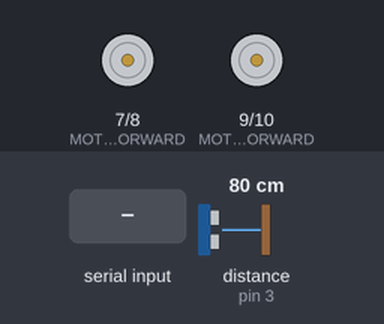
This sketch was run on a simulated Arduino Uno, built with avr-gcc and run on an emulated ATmega328P. Parts: motor-driver pin pairs drawn as motors (green arrow = first pin HIGH = forward, orange = second pin HIGH = backward, longer = more drive). Wiring (inferred from the names in the program): ultrasonic range finder: trigger pin 2; echo pin 3. The test bench sets the inputs (shaded band); at power-on: distance to the obstacle (sensor on pin 3) 80 cm. The echo pulse lasts 58.3 µs per cm.

Above: at 1.2 s.
1.3 s: "w" received over Serial
At 2.5 s:
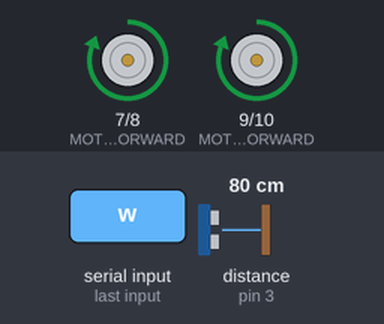
2.8 s: "s" received over Serial
At 3.8 s:
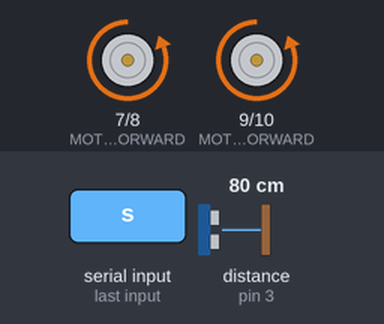
4.3 s: "a" received over Serial
At 4.9 s:
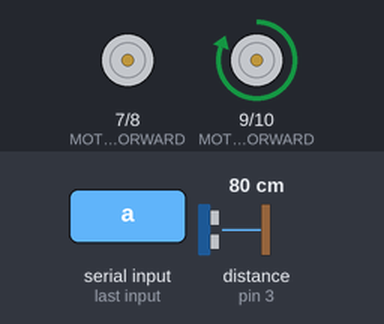
5.8 s: "b" received over Serial
At 7.0 s:
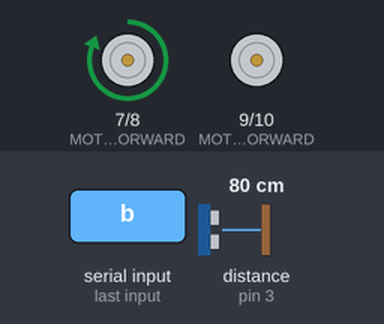
7.3 s: "c" received over Serial
At 8.3 s:
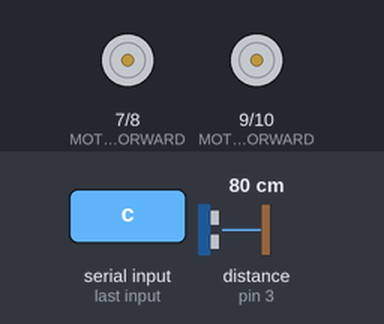
Timing chart, 0 to 9.8 s (numbered marks = the images above; inputs shaded):
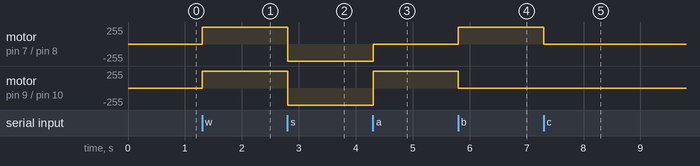

Measured:
- after the input at 1.3 s, motor on pin 7 (MOTOR_LEFT_FORWARD) / pin 8 (MOTOR_LEFT_BACKWARD), motor on pin 9 (MOTOR_RIGHT_FORWARD) / pin 10 (MOTOR_RIGHT_BACKWARD): stopped → forward 255/255 at once
- after the input at 2.8 s, motor on pin 7 (MOTOR_LEFT_FORWARD) / pin 8 (MOTOR_LEFT_BACKWARD), motor on pin 9 (MOTOR_RIGHT_FORWARD) / pin 10 (MOTOR_RIGHT_BACKWARD): forward 255/255 → backward 255/255 at once
- after the input at 4.3 s, motor on pin 7 (MOTOR_LEFT_FORWARD) / pin 8 (MOTOR_LEFT_BACKWARD): backward 255/255 → stopped at once; motor on pin 9 (MOTOR_RIGHT_FORWARD) / pin 10 (MOTOR_RIGHT_BACKWARD): backward 255/255 → forward 255/255 at once
- after the input at 5.8 s, motor on pin 7 (MOTOR_LEFT_FORWARD) / pin 8 (MOTOR_LEFT_BACKWARD): stopped → forward 255/255 at once; motor on pin 9 (MOTOR_RIGHT_FORWARD) / pin 10 (MOTOR_RIGHT_BACKWARD): forward 255/255 → stopped at once
- after the input at 7.3 s, motor on pin 7 (MOTOR_LEFT_FORWARD) / pin 8 (MOTOR_LEFT_BACKWARD): forward 255/255 → stopped at once

The sketch:

4wheel_drive_with_bluethoot.ino
```cpp
// Pin definitions
#define TRIG 2
#define ECHO 3
#define MOTOR_LEFT_FORWARD 7
#define MOTOR_LEFT_BACKWARD 8
#define MOTOR_RIGHT_FORWARD 9
#define MOTOR_RIGHT_BACKWARD 10

char command;

void setup() {

  Serial.begin(9600);

  pinMode(TRIG, OUTPUT);
  pinMode(ECHO, INPUT);
  pinMode(MOTOR_LEFT_FORWARD, OUTPUT);
  pinMode(MOTOR_LEFT_BACKWARD, OUTPUT);
  pinMode(MOTOR_RIGHT_FORWARD, OUTPUT);
  pinMode(MOTOR_RIGHT_BACKWARD, OUTPUT);

  // Initial motor stop to ensure safe startup
  stopMotor();
}

void loop() {
  // Read the distance from the ultrasonic sensor
  float distance = readUltrasonicDistance(TRIG, ECHO);

  // Check for available Bluetooth commands
  if (Serial.available() > 0) {
    command = Serial.read();
  }

  if (distance > 5 && distance < 30) {
    command = 'c';
  }

  switch (command) {
    case 'w':
      moveForward();
      break;
    case 's':
      moveBackward();
      break;
    case 'a':
      turnLeft();
      break;
    case 'b':
      turnRight();
      break;
    case 'c':
      stopMotor();
      break;
  }
}

float readUltrasonicDistance(int trigPin, int echoPin) {
  // Trigger the ultrasonic pulse
  digitalWrite(trigPin, LOW);
  delayMicroseconds(2);
  digitalWrite(trigPin, HIGH);
  delayMicroseconds(10);
  digitalWrite(trigPin, LOW);

  // Measure the duration of the echo pulse
  long duration = pulseIn(echoPin, HIGH);

  // Calculate the distance in cm
  float distance = duration / 29.1 / 2;

  return distance;
}

void moveForward() {
  digitalWrite(MOTOR_LEFT_FORWARD, HIGH);
  digitalWrite(MOTOR_RIGHT_FORWARD, HIGH);
  digitalWrite(MOTOR_LEFT_BACKWARD, LOW);
  digitalWrite(MOTOR_RIGHT_BACKWARD, LOW);
}

void moveBackward() {
  digitalWrite(MOTOR_LEFT_FORWARD, LOW);
  digitalWrite(MOTOR_RIGHT_FORWARD, LOW);
  digitalWrite(MOTOR_LEFT_BACKWARD, HIGH);
  digitalWrite(MOTOR_RIGHT_BACKWARD, HIGH);
}

void turnRight() {
  digitalWrite(MOTOR_LEFT_FORWARD, HIGH);
  digitalWrite(MOTOR_RIGHT_FORWARD, LOW);
  digitalWrite(MOTOR_LEFT_BACKWARD, LOW);
  digitalWrite(MOTOR_RIGHT_BACKWARD, LOW);
}

void turnLeft() {
  digitalWrite(MOTOR_LEFT_FORWARD, LOW);
  digitalWrite(MOTOR_RIGHT_FORWARD, HIGH);
  digitalWrite(MOTOR_LEFT_BACKWARD, LOW);
  digitalWrite(MOTOR_RIGHT_BACKWARD, LOW);
}

void stopMotor() {
  digitalWrite(MOTOR_LEFT_FORWARD, LOW);
  digitalWrite(MOTOR_RIGHT_FORWARD, LOW);
  digitalWrite(MOTOR_LEFT_BACKWARD, LOW);
  digitalWrite(MOTOR_RIGHT_BACKWARD, LOW);
}
```
